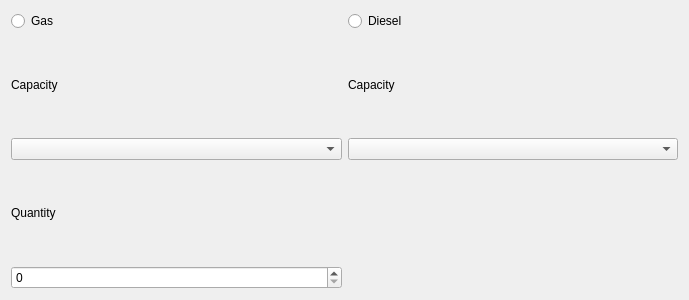
<?xml version="1.0" encoding="UTF-8"?>
<ui version="4.0">
 <class>Form</class>
 <widget class="QWidget" name="Form">
  <property name="geometry">
   <rect>
    <x>0</x>
    <y>0</y>
    <width>689</width>
    <height>300</height>
   </rect>
  </property>
  <property name="windowTitle">
   <string>Form</string>
  </property>
  <layout class="QVBoxLayout" name="verticalLayout">
   <item>
    <layout class="QGridLayout" name="gridLayout">
     <item row="2" column="0">
      <widget class="QComboBox" name="cmb_gas_capacity"/>
     </item>
     <item row="0" column="1">
      <widget class="QRadioButton" name="radio_btn_diesel">
       <property name="text">
        <string>Diesel</string>
       </property>
      </widget>
     </item>
     <item row="1" column="1">
      <widget class="QLabel" name="lbl_diesel_capacity">
       <property name="text">
        <string>Capacity</string>
       </property>
      </widget>
     </item>
     <item row="1" column="0">
      <widget class="QLabel" name="lbl_gas_capacity">
       <property name="text">
        <string>Capacity</string>
       </property>
      </widget>
     </item>
     <item row="2" column="1">
      <widget class="QComboBox" name="cmb_diesel_capacity"/>
     </item>
     <item row="0" column="0">
      <widget class="QRadioButton" name="radio_btn_gas">
       <property name="text">
        <string>Gas</string>
       </property>
      </widget>
     </item>
     <item row="3" column="0">
      <widget class="QLabel" name="lbl_quantity">
       <property name="text">
        <string>Quantity</string>
       </property>
      </widget>
     </item>
     <item row="4" column="0">
      <widget class="QSpinBox" name="spb_quantity"/>
     </item>
    </layout>
   </item>
  </layout>
 </widget>
 <resources/>
 <connections/>
</ui>
